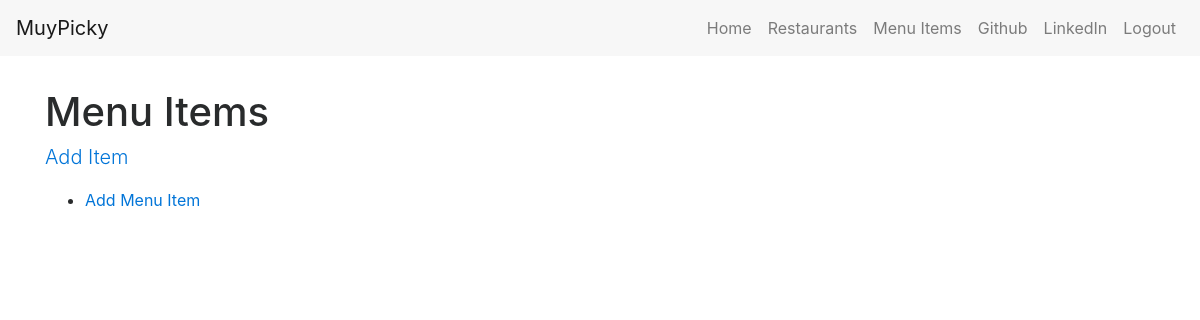
The app's page /items/ (signed in), older data.
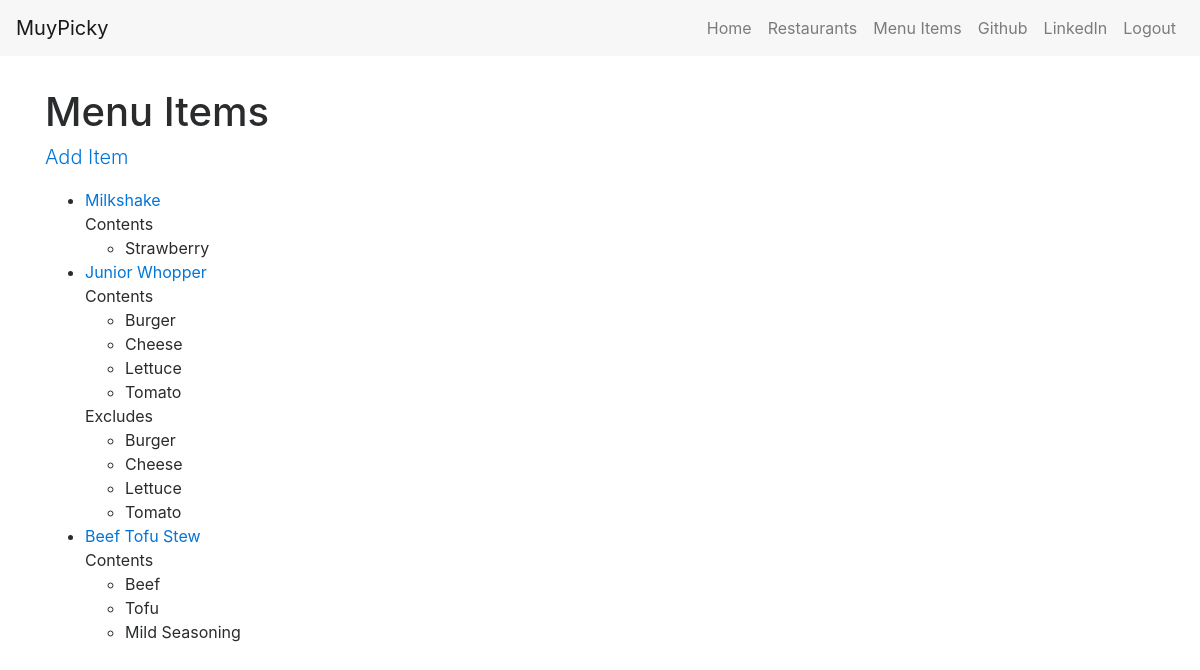
The same page, newer data.
### menus/models.py (models this page shows, shortened)
class Item(models.Model):
    user            = models.ForeignKey(settings.AUTH_USER_MODEL)
    restaurant      = models.ForeignKey(RestaurantLocation)
    name            = models.CharField(max_length=120)
    contents        = models.TextField(help_text="separate each item by comma")
    excludes        = models.TextField(blank=True, null=True, help_text="separate each item by comma")
    public          = models.BooleanField(default=True)
    timestamp       = models.DateTimeField(auto_now_add=True)
    updated         = models.DateTimeField(auto_now=True)
    def get_absolute_url(self):
        return reverse('menus:detail', kwargs={'pk': self.pk})
    class Meta:
        ordering = ['-updated', '-timestamp']
    def get_contents(self):
        return self.contents.split(',')
    def get_excludes(self):
        return self.contents.split(',')

### menus/views.py (the view)
class ItemListView(LoginRequiredMixin, ListView):
    def get_queryset(self):
        return Item.objects.filter(user=self.request.user) #checks if user is authenticated

### templates/menus/item_list.html (shortened to what this page needs)
{% extends 'base.html' %}
{% block content %}
    <div class="row">
        <div class="col-sm-12 text-left">
            <h1>Menu Items</h1>
            <p class="lead"><a href="{% url 'menus:create' %}">Add Item</a> </p>
            <ul>
                {% for obj in object_list %}
                    <li><a href='{{ obj.get_absolute_url }}'>{{ obj.name }}</a></li>
                    {% if obj.contents %}
                        Contents
                        <ul>
                            {% for item in obj.get_contents %}
                                <li>{{ item }}</li>
                            {% endfor %}
                        </ul>
                    {% endif %}
                    {% if obj.excludes %}
                        Excludes
                        <ul>
                            {% for item in obj.get_excludes %}
                                <li>{{ item }}</li>
                            {% endfor %}
                        </ul>
                    {% endif %}
                {% empty %}
                    <li><a href="{% url 'menus:create' %}">Add Menu Item</a></li>
                {% endfor %}
            </ul>
        </div>
    </div>
{% endblock %}

Row changes from the older to the newer data that the page shows:
added Item: name "Milkshake", get_contents "Strawberry"
added Item: name "Junior Whopper", get_contents "Burger" "Cheese" "Lettuce" "Tomato", get_excludes "Burger" "Cheese" "Lettuce" "Tomato"
added Item: name "Beef Tofu Stew", get_contents "Beef" "Tofu" "Mild Seasoning"
Text that changed along with them:
text no longer shown: "Add Menu Item"
